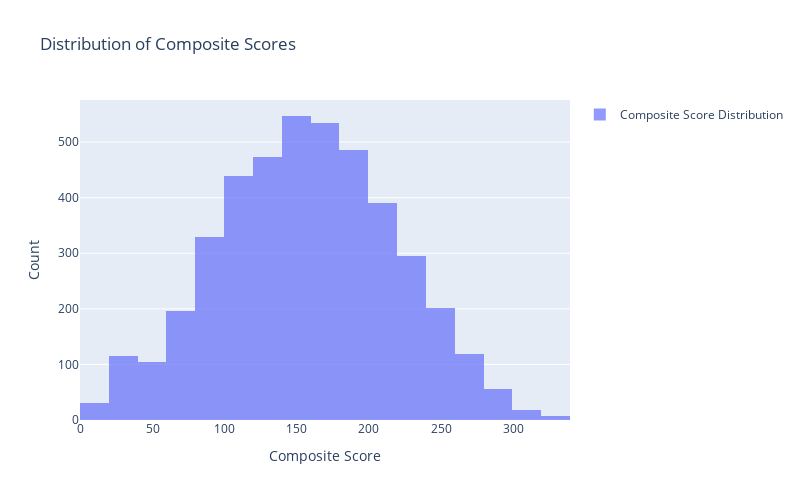
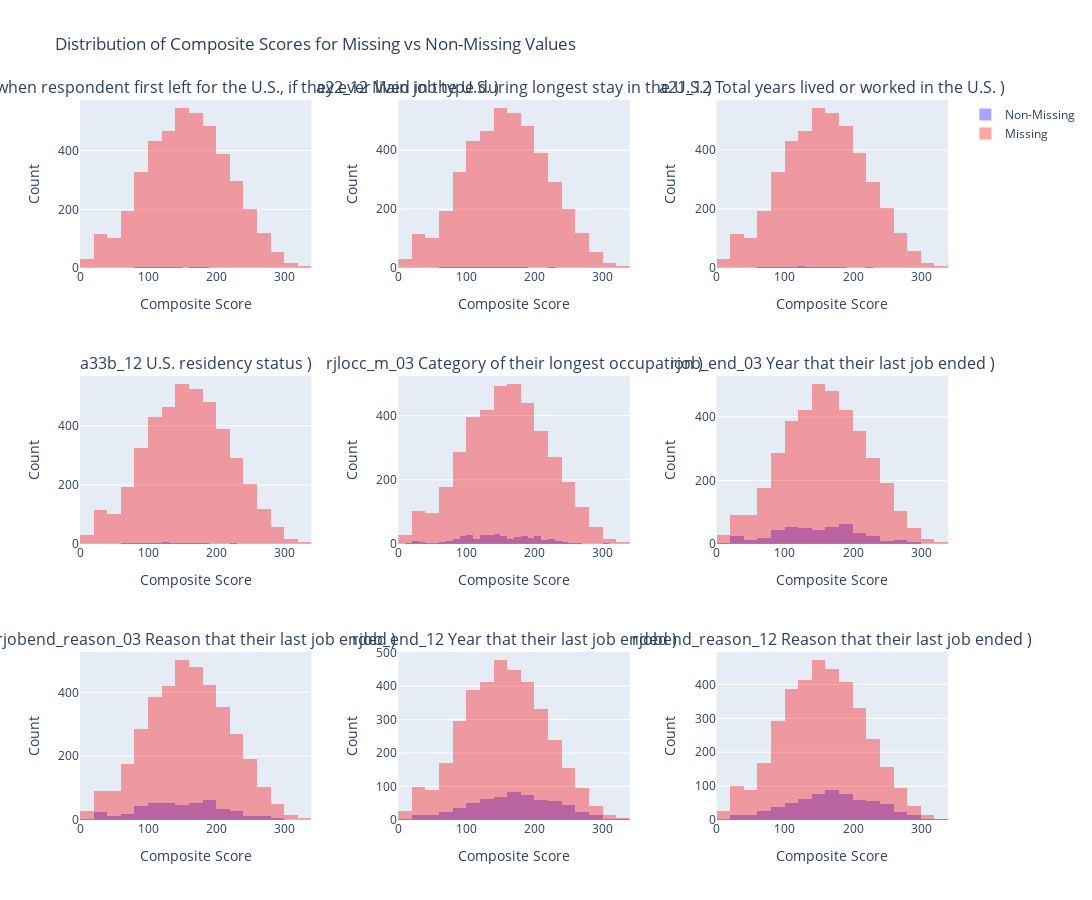

The cell these charts' notebook holds for them, in order:
### Code cell
import plotly.express as px
import plotly.graph_objects as go
from plotly.subplots import make_subplots

selected_features = high_missing_features['Feature'].tolist()
merged_df = pd.merge(
    train_X[['uid'] + selected_features],
    train_y[['uid', 'year', 'composite_score']], 
    on=['uid'],
    how='inner'
)

# Distribution of the composite score (target)
# ==============================================
fig = go.Figure()

fig.add_trace(
    go.Histogram(
        x=merged_df['composite_score'],
        nbinsx=30,
        name='Composite Score Distribution',
        opacity=0.7
    )
)

fig.update_layout(
    title='Distribution of Composite Scores',
    xaxis_title='Composite Score',
    yaxis_title='Count',
    width=800,
    height=500,
    showlegend=True
)

fig.show()
# ==============================================

# Print summary statistics for target variable
print("\nComposite Score (Target variable) Statistics:")
print("=" * 50)
stats = merged_df['composite_score'].describe()
print(f"{'Statistic':<15} {'Value':>10}")
print("-" * 50)
for stat_name, value in stats.items():
    print(f"{stat_name:<15} {value:>10.2f}")
print("=" * 50)


# Plot histograms for each feature
# ==============================================

# Create histograms
fig = make_subplots(
    rows=3, 
    cols=3,
    subplot_titles=[
        f"{feat}\n{feature_descriptions[feat]}\n)"
        for feat in selected_features
    ],
    vertical_spacing=0.15,
    horizontal_spacing=0.1
)

# Color scheme
colors = {'Missing': 'rgba(255, 0, 0, 0.5)', 'Non-Missing': 'rgba(0, 0, 255, 0.5)'}

for idx, feature in enumerate(selected_features):
    row = idx // 3 + 1
    col = idx % 3 + 1
    
    missing_mask = merged_df[feature].isna()
    
    # Add histogram for non-missing values
    fig.add_trace(
        go.Histogram(
            x=merged_df[~missing_mask]['composite_score'],
            name='Non-Missing',
            opacity=0.7,
            nbinsx=30,
            marker_color=colors['Non-Missing'],
            showlegend=True if idx == 0 else False
        ),
        row=row, col=col
    )
    
    # Add histogram for missing values
    fig.add_trace(
        go.Histogram(
            x=merged_df[missing_mask]['composite_score'],
            name='Missing',
            opacity=0.7,
            nbinsx=30,
            marker_color=colors['Missing'],
            showlegend=True if idx == 0 else False
        ),
        row=row, col=col
    )
    
    # Update axes labels
    fig.update_xaxes(title_text="Composite Score", row=row, col=col)
    fig.update_yaxes(title_text="Count", row=row, col=col)

# Update layout
fig.update_layout(
    height=900,
    width=1200,
    title_text="Distribution of Composite Scores for Missing vs Non-Missing Values",
    barmode='overlay',
    showlegend=True
)

fig.show()
# ==============================================

# Print summary statistics for each feature
print("-" * 80)
for feature in selected_features:
    missing_mask = merged_df[feature].isna()
    missing_stats = merged_df[missing_mask]['composite_score'].describe()
    non_missing_stats = merged_df[~missing_mask]['composite_score'].describe()
    
    print(f"\n{feature} ({feature_descriptions[feature]}):")
    print(f"Missing values: {missing_mask.sum()} ({missing_mask.mean()*100:.1f}%)")
    print(f"Mean score (Missing): {missing_stats['mean']:.2f}")
    print(f"Mean score (Non-Missing): {non_missing_stats['mean']:.2f}")
    print(f"Score difference: {abs(missing_stats['mean'] - non_missing_stats['mean']):.2f}")
    print("-" * 80)

### Figure 1 — Plotly figure (JSON) as saved in the notebook; plotly's stock layout.template omitted (floating-point values rounded to 4 significant figures; data arrays with more than 128 entries replaced by an {"elided": "..."} marker saying what was removed)
{"data": [{"name": "Composite Score Distribution", "nbinsx": 30, "opacity": 0.7, "type": "histogram", "x": {"elided": "4343 int values"}}], "layout": {"height": 500, "showlegend": true, "title": {"text": "Distribution of Composite Scores"}, "width": 800, "xaxis": {"title": {"text": "Composite Score"}}, "yaxis": {"title": {"text": "Count"}}}}

### Figure 2 — Plotly figure (JSON) as saved in the notebook; plotly's stock layout.template omitted (floating-point values rounded to 4 significant figures; data arrays with more than 128 entries replaced by an {"elided": "..."} marker saying what was removed)
{"data": [{"marker": {"color": "rgba(0, 0, 255, 0.5)"}, "name": "Non-Missing", "nbinsx": 30, "opacity": 0.7, "showlegend": true, "type": "histogram", "x": [122, 103, 161, 176, 188, 143, 120, 184, 181, 82, 177, 129, 67, 93, 108, 110, 122, 112, 130, 82, 118, 165, 175, 96, 221, 156, 172, 59, 132, 113, 133, 141, 123, 71], "xaxis": "x", "yaxis": "y"}, {"marker": {"color": "rgba(255, 0, 0, 0.5)"}, "name": "Missing", "nbinsx": 30, "opacity": 0.7, "showlegend": true, "type": "histogram", "x": {"elided": "4309 int values"}, "xaxis": "x", "yaxis": "y"}, {"marker": {"color": "rgba(0, 0, 255, 0.5)"}, "name": "Non-Missing", "nbinsx": 30, "opacity": 0.7, "showlegend": false, "type": "histogram", "x": [122, 103, 100, 161, 176, 188, 143, 120, 184, 181, 82, 177, 129, 173, 67, 93, 65, 108, 116, 103, 110, 122, 112, 220, 83, 130, 82, 118, 143, 165, 75, 175, 96, 46, 221, 156, 172, 59, 132, 151, 190, 131, 113, 133, 141, 123, 71, 222], "xaxis": "x2", "yaxis": "y2"}, {"marker": {"color": "rgba(255, 0, 0, 0.5)"}, "name": "Missing", "nbinsx": 30, "opacity": 0.7, "showlegend": false, "type": "histogram", "x": {"elided": "4295 int values"}, "xaxis": "x2", "yaxis": "y2"}, {"marker": {"color": "rgba(0, 0, 255, 0.5)"}, "name": "Non-Missing", "nbinsx": 30, "opacity": 0.7, "showlegend": false, "type": "histogram", "x": [122, 103, 100, 161, 176, 121, 188, 143, 120, 184, 181, 82, 122, 177, 129, 173, 67, 93, 65, 108, 116, 103, 152, 110, 122, 112, 166, 159, 220, 83, 130, 82, 118, 106, 143, 222, 165, 75, 175, 96, 46, 221, 156, 172, 59, 132, 151, 190, 131, 113, 133, 141, 123, 71, 222], "xaxis": "x3", "yaxis": "y3"}, {"marker": {"color": "rgba(255, 0, 0, 0.5)"}, "name": "Missing", "nbinsx": 30, "opacity": 0.7, "showlegend": false, "type": "histogram", "x": {"elided": "4288 int values"}, "xaxis": "x3", "yaxis": "y3"}, {"marker": {"color": "rgba(0, 0, 255, 0.5)"}, "name": "Non-Missing", "nbinsx": 30, "opacity": 0.7, "showlegend": false, "type": "histogram", "x": [122, 103, 100, 161, 176, 121, 188, 143, 120, 184, 181, 82, 122, 177, 129, 173, 67, 93, 65, 108, 116, 103, 152, 110, 122, 112, 166, 159, 220, 83, 130, 82, 118, 106, 143, 222, 165, 75, 175, 96, 46, 221, 156, 172, 59, 132, 151, 190, 131, 113, 133, 141, 123, 71, 222], "xaxis": "x4", "yaxis": "y4"}, {"marker": {"color": "rgba(255, 0, 0, 0.5)"}, "name": "Missing", "nbinsx": 30, "opacity": 0.7, "showlegend": false, "type": "histogram", "x": {"elided": "4288 int values"}, "xaxis": "x4", "yaxis": "y4"}, {"marker": {"color": "rgba(0, 0, 255, 0.5)"}, "name": "Non-Missing", "nbinsx": 30, "opacity": 0.7, "showlegend": false, "type": "histogram", "x": {"elided": "400 int values"}, "xaxis": "x5", "yaxis": "y5"}, {"marker": {"color": "rgba(255, 0, 0, 0.5)"}, "name": "Missing", "nbinsx": 30, "opacity": 0.7, "showlegend": false, "type": "histogram", "x": {"elided": "3943 int values"}, "xaxis": "x5", "yaxis": "y5"}, {"marker": {"color": "rgba(0, 0, 255, 0.5)"}, "name": "Non-Missing", "nbinsx": 30, "opacity": 0.7, "showlegend": false, "type": "histogram", "x": {"elided": "456 int values"}, "xaxis": "x6", "yaxis": "y6"}, {"marker": {"color": "rgba(255, 0, 0, 0.5)"}, "name": "Missing", "nbinsx": 30, "opacity": 0.7, "showlegend": false, "type": "histogram", "x": {"elided": "3887 int values"}, "xaxis": "x6", "yaxis": "y6"}, {"marker": {"color": "rgba(0, 0, 255, 0.5)"}, "name": "Non-Missing", "nbinsx": 30, "opacity": 0.7, "showlegend": false, "type": "histogram", "x": {"elided": "471 int values"}, "xaxis": "x7", "yaxis": "y7"}, {"marker": {"color": "rgba(255, 0, 0, 0.5)"}, "name": "Missing", "nbinsx": 30, "opacity": 0.7, "showlegend": false, "type": "histogram", "x": {"elided": "3872 int values"}, "xaxis": "x7", "yaxis": "y7"}, {"marker": {"color": "rgba(0, 0, 255, 0.5)"}, "name": "Non-Missing", "nbinsx": 30, "opacity": 0.7, "showlegend": false, "type": "histogram", "x": {"elided": "640 int values"}, "xaxis": "x8", "yaxis": "y8"}, {"marker": {"color": "rgba(255, 0, 0, 0.5)"}, "name": "Missing", "nbinsx": 30, "opacity": 0.7, "showlegend": false, "type": "histogram", "x": {"elided": "3703 int values"}, "xaxis": "x8", "yaxis": "y8"}, {"marker": {"color": "rgba(0, 0, 255, 0.5)"}, "name": "Non-Missing", "nbinsx": 30, "opacity": 0.7, "showlegend": false, "type": "histogram", "x": {"elided": "663 int values"}, "xaxis": "x9", "yaxis": "y9"}, {"marker": {"color": "rgba(255, 0, 0, 0.5)"}, "name": "Missing", "nbinsx": 30, "opacity": 0.7, "showlegend": false, "type": "histogram", "x": {"elided": "3680 int values"}, "xaxis": "x9", "yaxis": "y9"}], "layout": {"annotations": [{"font": {"size": 16}, "showarrow": false, "text": "a16a_12\nYear when respondent first left for the U.S., if they ever lived in the U.S.\n)", "x": 0.1333, "xanchor": "center", "xref": "paper", "y": 1.0, "yanchor": "bottom", "yref": "paper"}, {"font": {"size": 16}, "showarrow": false, "text": "a22_12\nMain job type during longest stay in the U.S.\n)", "x": 0.5, "xanchor": "center", "xref": "paper", "y": 1.0, "yanchor": "bottom", "yref": "paper"}, {"font": {"size": 16}, "showarrow": false, "text": "a21_12\nTotal years lived or worked in the U.S.\n)", "x": 0.8667, "xanchor": "center", "xref": "paper", "y": 1.0, "yanchor": "bottom", "yref": "paper"}, {"font": {"size": 16}, "showarrow": false, "text": "a33b_12\nU.S. residency status\n)", "x": 0.1333, "xanchor": "center", "xref": "paper", "y": 0.6167, "yanchor": "bottom", "yref": "paper"}, {"font": {"size": 16}, "showarrow": false, "text": "rjlocc_m_03\nCategory of their longest occupation\n)", "x": 0.5, "xanchor": "center", "xref": "paper", "y": 0.6167, "yanchor": "bottom", "yref": "paper"}, {"font": {"size": 16}, "showarrow": false, "text": "rjob_end_03\nYear that their last job ended\n)", "x": 0.8667, "xanchor": "center", "xref": "paper", "y": 0.6167, "yanchor": "bottom", "yref": "paper"}, {"font": {"size": 16}, "showarrow": false, "text": "rjobend_reason_03\nReason that their last job ended\n)", "x": 0.1333, "xanchor": "center", "xref": "paper", "y": 0.2333, "yanchor": "bottom", "yref": "paper"}, {"font": {"size": 16}, "showarrow": false, "text": "rjob_end_12\nYear that their last job ended\n)", "x": 0.5, "xanchor": "center", "xref": "paper", "y": 0.2333, "yanchor": "bottom", "yref": "paper"}, {"font": {"size": 16}, "showarrow": false, "text": "rjobend_reason_12\nReason that their last job ended\n)", "x": 0.8667, "xanchor": "center", "xref": "paper", "y": 0.2333, "yanchor": "bottom", "yref": "paper"}], "barmode": "overlay", "height": 900, "showlegend": true, "title": {"text": "Distribution of Composite Scores for Missing vs Non-Missing Values"}, "width": 1200, "xaxis": {"anchor": "y", "domain": [0, 0.2667], "title": {"text": "Composite Score"}}, "xaxis2": {"anchor": "y2", "domain": [0.3667, 0.6333], "title": {"text": "Composite Score"}}, "xaxis3": {"anchor": "y3", "domain": [0.7333, 1], "title": {"text": "Composite Score"}}, "xaxis4": {"anchor": "y4", "domain": [0, 0.2667], "title": {"text": "Composite Score"}}, "xaxis5": {"anchor": "y5", "domain": [0.3667, 0.6333], "title": {"text": "Composite Score"}}, "xaxis6": {"anchor": "y6", "domain": [0.7333, 1], "title": {"text": "Composite Score"}}, "xaxis7": {"anchor": "y7", "domain": [0, 0.2667], "title": {"text": "Composite Score"}}, "xaxis8": {"anchor": "y8", "domain": [0.3667, 0.6333], "title": {"text": "Composite Score"}}, "xaxis9": {"anchor": "y9", "domain": [0.7333, 1], "title": {"text": "Composite Score"}}, "yaxis": {"anchor": "x", "domain": [0.7667, 1.0], "title": {"text": "Count"}}, "yaxis2": {"anchor": "x2", "domain": [0.7667, 1.0], "title": {"text": "Count"}}, "yaxis3": {"anchor": "x3", "domain": [0.7667, 1.0], "title": {"text": "Count"}}, "yaxis4": {"anchor": "x4", "domain": [0.3833, 0.6167], "title": {"text": "Count"}}, "yaxis5": {"anchor": "x5", "domain": [0.3833, 0.6167], "title": {"text": "Count"}}, "yaxis6": {"anchor": "x6", "domain": [0.3833, 0.6167], "title": {"text": "Count"}}, "yaxis7": {"anchor": "x7", "domain": [0, 0.2333], "title": {"text": "Count"}}, "yaxis8": {"anchor": "x8", "domain": [0, 0.2333], "title": {"text": "Count"}}, "yaxis9": {"anchor": "x9", "domain": [0, 0.2333], "title": {"text": "Count"}}}}
